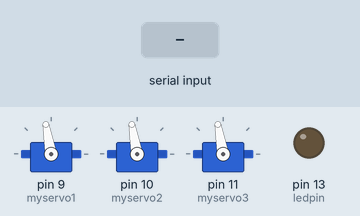
This sketch was run on a simulated Arduino Uno, built with avr-gcc and run on an emulated ATmega328P. Parts: 3 × servo, output pins drawn as LEDs (lit = HIGH). Inputs (shaded band) come from the test bench. What the sketch prints to the serial monitor is not drawn.

Above: at 1.2 s.
1.3 s: "1" received over Serial
At 2.1 s:
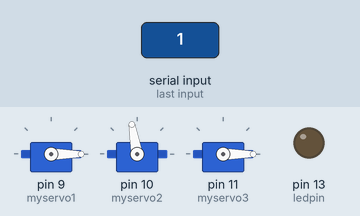
2.8 s: "2" received over Serial
At 3.3 s:
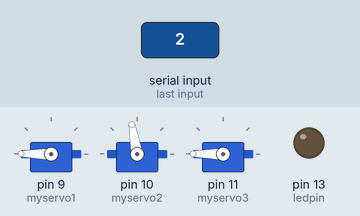
4.3 s: "6" received over Serial
At 5.5 s:
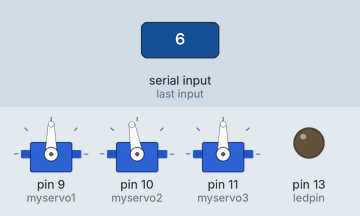
5.8 s: "5" received over Serial
At 6.9 s:
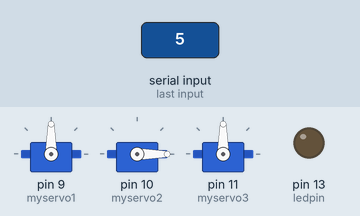
7.3 s: "3" received over Serial
At 8.1 s:
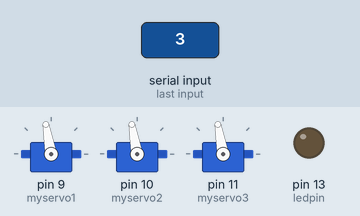
8.8 s: "5" received over Serial
At 9.3 s:
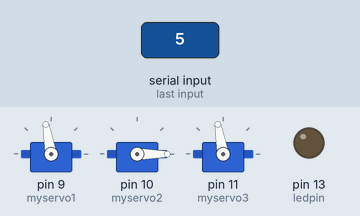
Timing chart, 0 to 11.3 s (numbered marks = the images above; inputs shaded):
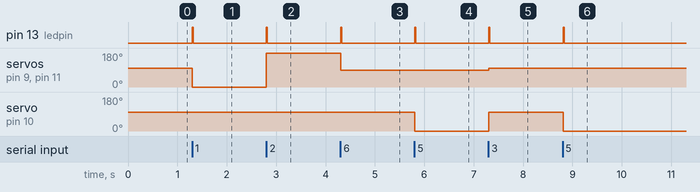

Measured:
- after the input at 1.3 s, pin 13 (ledpin): LOW → HIGH at once, → LOW 0.02 s later; servo on pin 9 (myservo1), servo on pin 11 (myservo3): 100° → 0° at once
- after the input at 2.8 s, pin 13 (ledpin): LOW → HIGH at once, → LOW 0.02 s later; servo on pin 9 (myservo1), servo on pin 11 (myservo3): 0° → 180° at once
- after the input at 4.3 s, pin 13 (ledpin): LOW → HIGH at once, → LOW 0.02 s later; servo on pin 9 (myservo1), servo on pin 11 (myservo3): 180° → 90° at once
- after the input at 5.8 s, pin 13 (ledpin): LOW → HIGH at once, → LOW 0.02 s later; servo on pin 10 (myservo2): 100° → 0° at once
- after the input at 7.3 s, pin 13 (ledpin): LOW → HIGH at once, → LOW 0.02 s later; servo on pin 9 (myservo1), servo on pin 11 (myservo3): 90° → 100° at once; servo on pin 10 (myservo2): 0° → 100° at once
- after the input at 8.8 s, pin 13 (ledpin): LOW → HIGH at once, → LOW 0.02 s later; servo on pin 10 (myservo2): 100° → 0° at once

The sketch:

snake.ino
```cpp
#include <Servo.h>


Servo myservo1;  // create servo object to control a servo
Servo myservo2;
Servo myservo3;
const int ledpin = 13;

void setup()
{
  Serial.begin(9600);
  myservo1.attach(9);  // attaches the servo on pin 9 to the servo object
  myservo2.attach(10);  // attaches the servo on pin 9 to the servo object
  myservo3.attach(11);  // attaches the servo on pin 9 to the servo object
  pinMode(ledpin, OUTPUT);

  myservo1.write(100);
  myservo2.write(100);
  myservo3.write(100);


}

void loop()
{
  if(Serial.available()>0){
    // Serial.println(Serial.read());
    digitalWrite(ledpin, HIGH);

    byte info=Serial.read();
    //Serial.println(info);
    if(info==49){

      myservo1.write(0);
      myservo3.write(0);
      Serial.print("forwards");

    }
    else if (info==50){
      myservo1.write(180);
      myservo3.write(180);
      Serial.println("backwards");
    }
    else if(info==54)
    { Serial.println("right");
      myservo1.write(90);
      myservo3.write(90);

    }

    if(info==53){
      myservo2.write(0);
      Serial.print("left");
    }
    else if(info==51||info==52)
    {
      myservo1.write(100);
            myservo2.write(100);
                  myservo3.write(100);

      Serial.print('home');

    }
//    else{
//      myservo2.write(90);
//      Serial.print('0');
//    }

  }
  else{
    digitalWrite(ledpin, LOW);
  }
  delay(20);

}

//why is an led in pin 6 make 15 led stop
//xbee has only 3V output why is it giving 5?
//have to look into why this is printing out the wrong values
```
